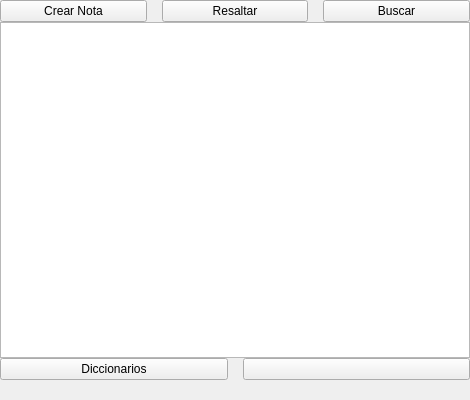
<?xml version="1.0" encoding="UTF-8"?>
<ui version="4.0">
 <class>ViewerTextActionsPopup</class>
 <widget class="QWidget" name="ViewerTextActionsPopup">
  <property name="geometry">
   <rect>
    <x>0</x>
    <y>0</y>
    <width>470</width>
    <height>400</height>
   </rect>
  </property>
  <property name="minimumSize">
   <size>
    <width>470</width>
    <height>400</height>
   </size>
  </property>
  <property name="maximumSize">
   <size>
    <width>470</width>
    <height>400</height>
   </size>
  </property>
  <property name="windowTitle">
   <string>Form</string>
  </property>
  <property name="styleSheet">
   <string notr="true"/>
  </property>
  <layout class="QVBoxLayout" name="verticalLayout_2">
   <property name="spacing">
    <number>0</number>
   </property>
   <property name="margin">
    <number>0</number>
   </property>
   <item>
    <widget class="QWidget" name="arrowCont" native="true">
     <property name="maximumSize">
      <size>
       <width>16777215</width>
       <height>19</height>
      </size>
     </property>
     <widget class="QLabel" name="topArrowLbl">
      <property name="geometry">
       <rect>
        <x>50</x>
        <y>2</y>
        <width>24</width>
        <height>17</height>
       </rect>
      </property>
      <property name="text">
       <string/>
      </property>
      <property name="indent">
       <number>0</number>
      </property>
     </widget>
    </widget>
   </item>
   <item>
    <widget class="QFrame" name="popupCont">
     <property name="minimumSize">
      <size>
       <width>0</width>
       <height>0</height>
      </size>
     </property>
     <property name="maximumSize">
      <size>
       <width>10000</width>
       <height>10000</height>
      </size>
     </property>
     <layout class="QVBoxLayout" name="verticalLayout">
      <property name="spacing">
       <number>0</number>
      </property>
      <property name="margin">
       <number>0</number>
      </property>
      <item>
       <widget class="QWidget" name="actionsCont" native="true">
        <layout class="QHBoxLayout" name="actions22Cont">
         <property name="spacing">
          <number>15</number>
         </property>
         <property name="margin">
          <number>0</number>
         </property>
         <item>
          <widget class="QPushButton" name="createNoteBtn">
           <property name="focusPolicy">
            <enum>Qt::NoFocus</enum>
           </property>
           <property name="text">
            <string>Crear Nota</string>
           </property>
          </widget>
         </item>
         <item>
          <widget class="QPushButton" name="highlightedBtn">
           <property name="focusPolicy">
            <enum>Qt::NoFocus</enum>
           </property>
           <property name="text">
            <string>Resaltar</string>
           </property>
          </widget>
         </item>
         <item>
          <widget class="QPushButton" name="searchBtn">
           <property name="focusPolicy">
            <enum>Qt::NoFocus</enum>
           </property>
           <property name="text">
            <string>Buscar</string>
           </property>
          </widget>
         </item>
        </layout>
       </widget>
      </item>
      <item>
       <widget class="bqQTextBrowser" name="definitionTextBrowser">
        <property name="textInteractionFlags">
         <set>Qt::NoTextInteraction</set>
        </property>
       </widget>
      </item>
      <item>
       <layout class="QHBoxLayout" name="horizontalLayout">
        <property name="spacing">
         <number>15</number>
        </property>
        <property name="topMargin">
         <number>0</number>
        </property>
        <item>
         <widget class="QPushButton" name="seeCompleteDefinition">
          <property name="focusPolicy">
           <enum>Qt::NoFocus</enum>
          </property>
          <property name="text">
           <string>Diccionarios</string>
          </property>
         </widget>
        </item>
        <item>
         <widget class="QPushButton" name="wikipediaPopupBtn">
          <property name="text">
           <string/>
          </property>
         </widget>
        </item>
       </layout>
      </item>
     </layout>
    </widget>
   </item>
   <item>
    <widget class="QWidget" name="arrowBottomCont" native="true">
     <property name="minimumSize">
      <size>
       <width>0</width>
       <height>20</height>
      </size>
     </property>
     <widget class="QLabel" name="bottomArrowLbl">
      <property name="geometry">
       <rect>
        <x>160</x>
        <y>0</y>
        <width>24</width>
        <height>17</height>
       </rect>
      </property>
      <property name="text">
       <string/>
      </property>
     </widget>
    </widget>
   </item>
  </layout>
 </widget>
 <customwidgets>
  <customwidget>
   <class>bqQTextBrowser</class>
   <extends>QTextBrowser</extends>
   <header location="global">bqQTextBrowser.h</header>
  </customwidget>
 </customwidgets>
 <resources/>
 <connections/>
</ui>
